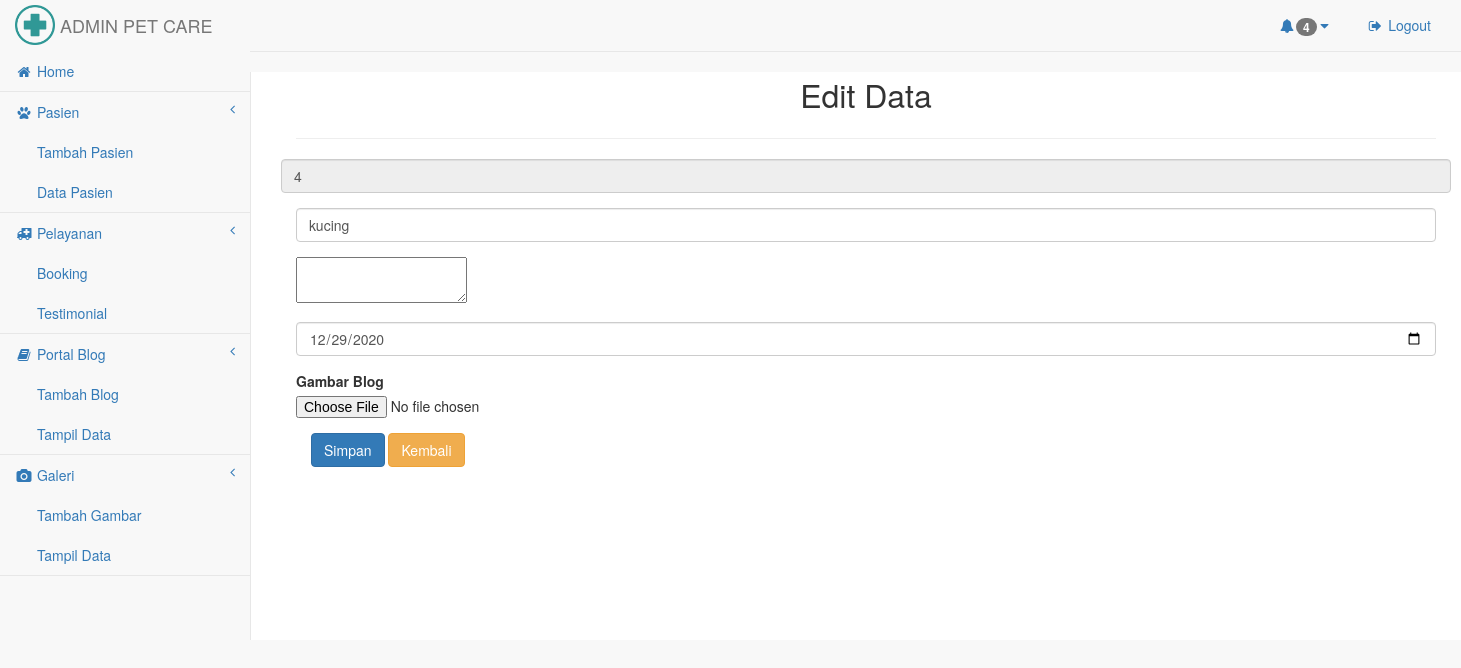
Screenshot of /adminnpet/index.php?page=edit_blog&id=4 (signed in) with the database file from the repository.
### tables this page shows
CREATE TABLE `blog` (
  `id` int(11) NOT NULL,
  `judul` varchar(200) NOT NULL,
  `isi` text NOT NULL,
  `tgl` date NOT NULL,
  `gambar` text NOT NULL
);

### adminnpet/edit_blog.php (the view, shortened to what this page needs)
<?php include('config.php'); ?>
	<div class="container" style="margin-top:20px">
		<center><font size="6">Edit Data</font></center>
		<hr>
		<?php
		if(isset($_GET['id'])){
			$id = $_GET['id'];
			$select = mysqli_query($koneksi, "SELECT * FROM blog WHERE id='$id'") or die(mysqli_error($koneksi));
			if(mysqli_num_rows($select) == 0){
				echo '<div class="alert alert-warning">ID tidak ada dalam database.</div>';
				exit();
			}else{
				$data = mysqli_fetch_assoc($select);
			}
		}
		?>
		<div class="row">
		<form action="index.php?page=edit_blog&id=<?php echo $id; ?>" method="post">
			<div class="form-group">
					<input type="text" name="id" class="form-control" value="<?php echo $data['id']; ?>" readonly required>
				</div>
			</div>
			<div class="form-group">
						<input type="text" class="form-control" name="judul" placeholder="judul"  value="<?php echo $data['judul']; ?>" required >
					</div>
					<div class="form-group">
						<textarea class="ckeditor" type="text" name="isi"  value="<?php echo $data['isi']; ?>" required ></textarea>
					</div>
					<div class="form-group">
						<input type="date" class="form-control" name="tgl" placeholder="tanggal"  value="<?php echo $data['tgl']; ?>" required >
					</div>
					<div class="form-group">
				    <label class="control-label" for="inputGambar">Gambar Blog</label>
				     <input type="file" id="inputGambar" name="gambar" value="<?php echo $data['gambar']; ?>" required>
				  </div>
			<div class="form-group">
				<div class="col-md-6 col-sm-6 offset-md-3">
					<input type="submit" name="submit" class="btn btn-primary" value="Simpan">
					<a href="index.php?page=blog" class="btn btn-warning">Kembali</a>
				</div>
			</div>
	</div>
	</div>

### adminnpet/css/sb-admin-2.css (style rules this page uses)
body { background-color: #f8f8f8; }

### rows the page displays
blog: id "4", judul "kucing", tgl "12/29/2020"

### other values shown
$jumlah "4"
